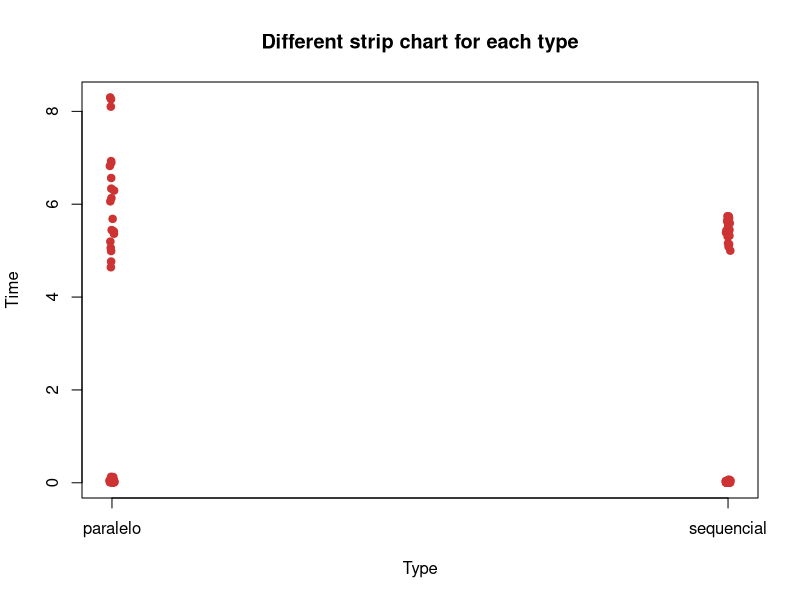
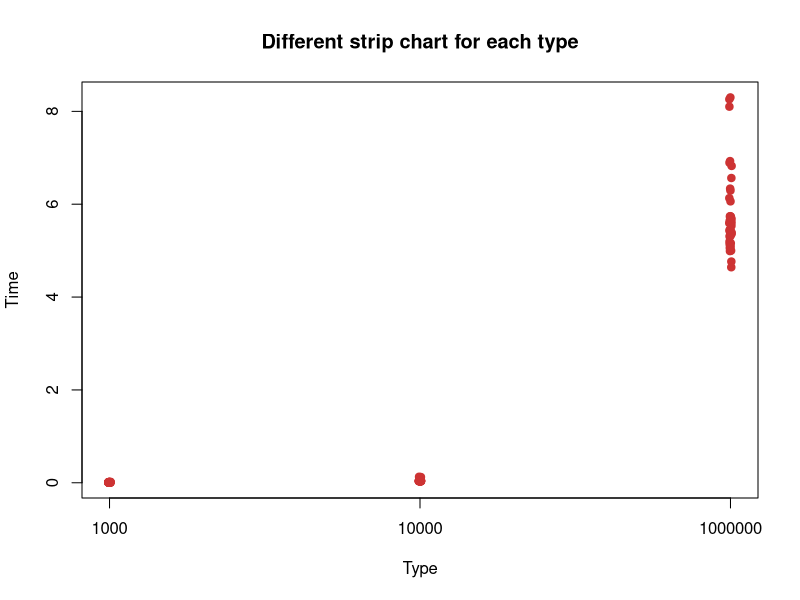
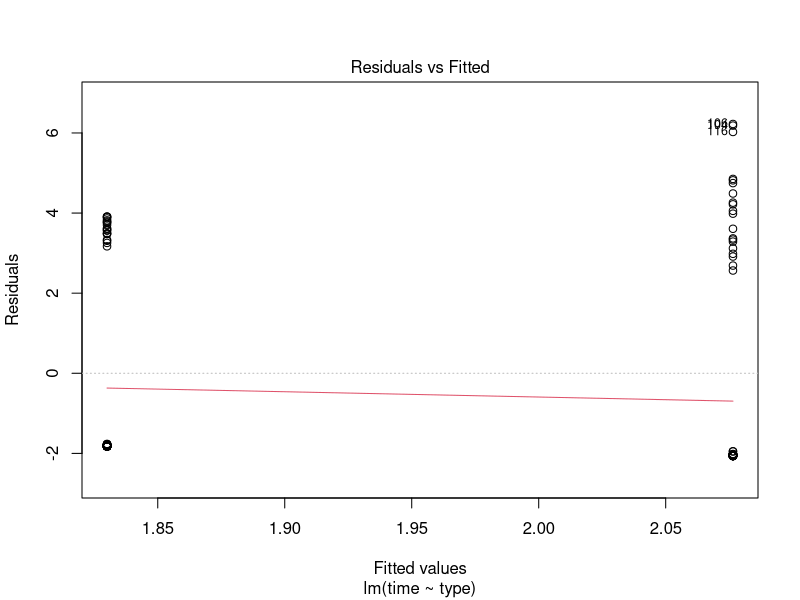
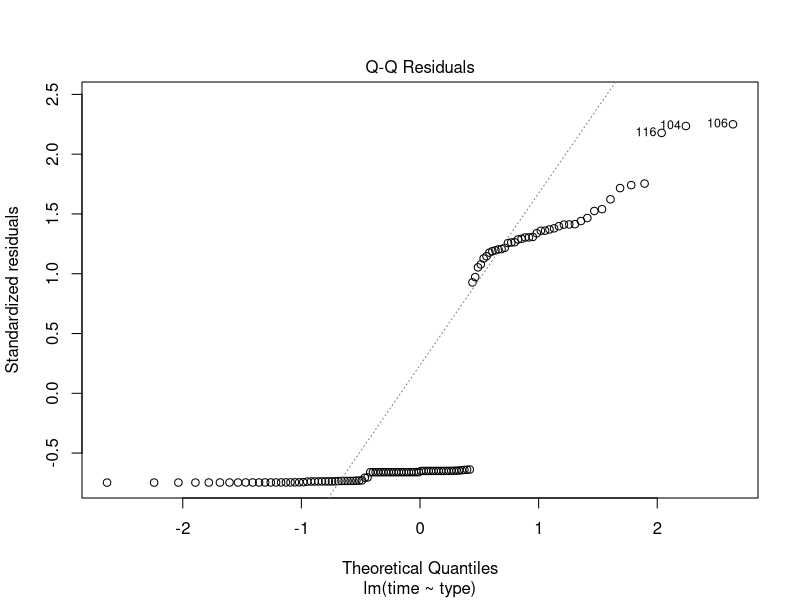
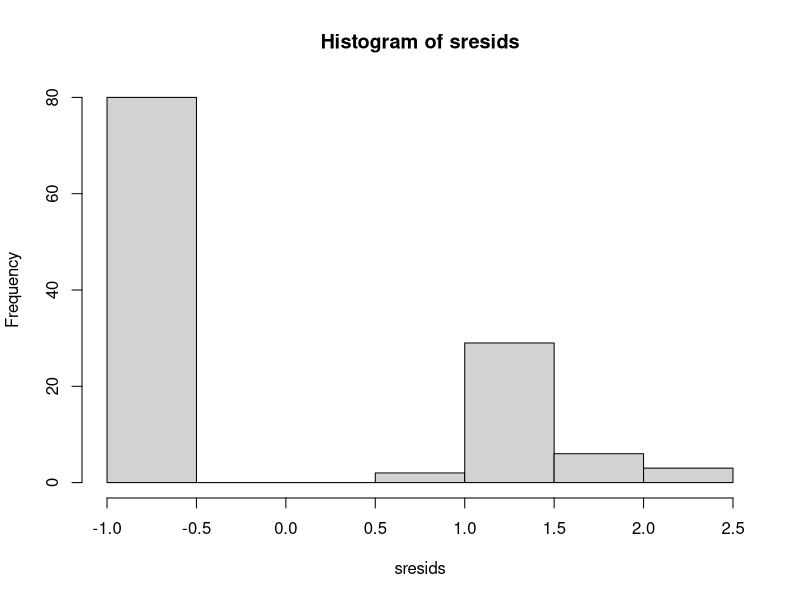
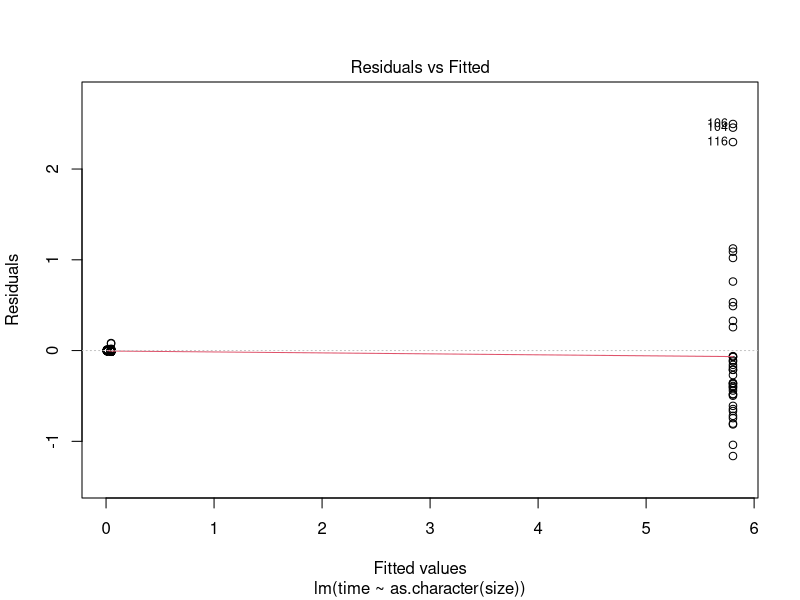
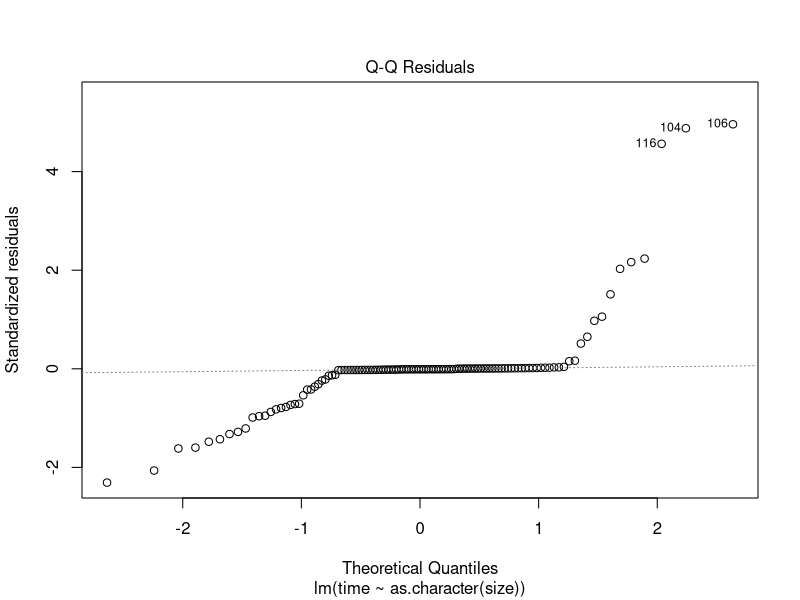
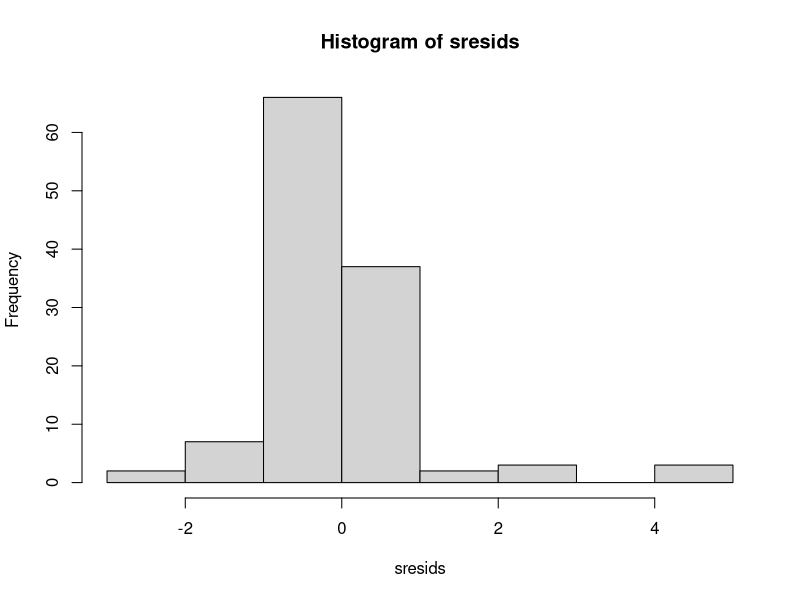

Write the R code that produced these figures, in order.
#lendo os dados
#dados processador i5
#data <- read.csv("data/result_i5.csv", header = TRUE, sep = ";")

#dados processador i7
#data <- read.csv("data/result_i5.csv", header = TRUE, sep = ";")

#dados processador xeon
data <- read.csv("data/output_i7.csv", header = TRUE, sep = ";")

anova_fun <- function(analysis, type){
  
  #anova
  #H0: os algoritmos sao iguais
  #H1: os algoritmos nao sao iguais (p<0.05) 
  anova <- aov(analysis)
  
  file_name <- " anova sumary.txt"
  file_name <- paste(type, file_name)
  s <- summary(anova)
  capture.output(s, file = file_name)
  
  name <- " plot witch 1.png"
  name <- paste(type, name)
  png(filename=name)
  #Caso queira visualizar o gráfico
  plot(analysis, which = 1)
  dev.off()
  
  name <- " plot witch 2.png"
  name <- paste(type, name)
  png(filename=name)
  #can se that there's a positive skewness in the data
  plot(analysis, which = 2)
  dev.off()
  
  sresids <- rstandard(analysis)
  
  name <- " histogram.png"
  name <- paste(type, name)
  png(filename=name)
  hist(sresids)
  dev.off()
  
}

name <- " type stripchart.png"
png(filename=name)

#visualizing data
stripchart(time~type,
           data=data,
           main="Different strip chart for each type",
           xlab="Type",
           ylab="Time",
           col="brown3",
           vertical=TRUE,
           pch=19,
           method = "jitter", jitter = 0.004
)
dev.off()

name <- " size stripchart.png"
png(filename=name)
stripchart(time~as.character(size),
           data=data,
           main="Different strip chart for each type",
           xlab="Type",
           ylab="Time",
           col="brown3",
           vertical=TRUE,
           pch=19,
           method = "jitter", jitter = 0.004
)
dev.off()



#fitting data to anova
aov_type <- lm(time~type,data=data)
aov_size <- lm(time~as.character(size),data=data)

anova_fun(aov_type, "type")
anova_fun(aov_size, "size")

